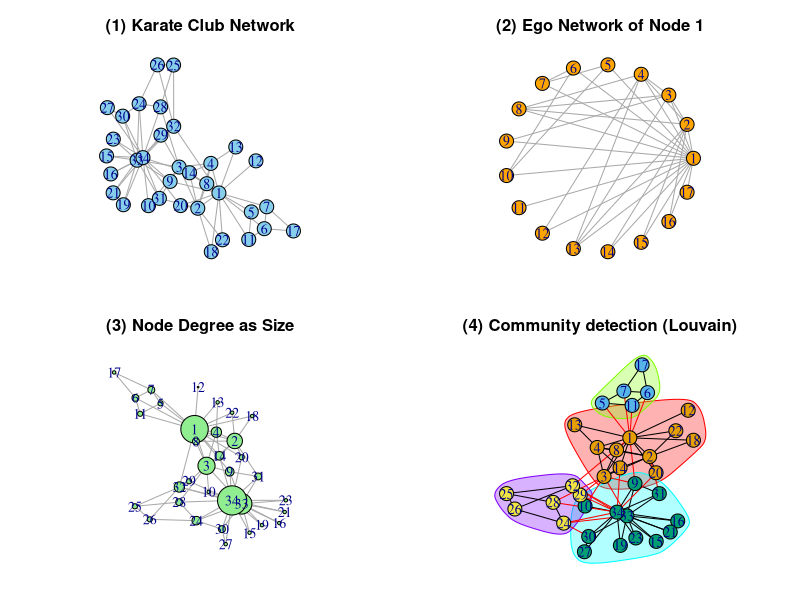

Reproduce this figure in R.
library(igraph)           
# Load igraph package for network analysis
# Zachary's Karate Club network

karate <- make_graph("Zachary") 

vertices_df <- data.frame(id = V(karate))
edges_df <- as_data_frame(karate, what = "edges")

print(vertices_df) # Node information (who is there)
print(edges_df)    # Edge information (who is connected to whom)

png("C:\\Users\\hanay\\Downloads\\karate_plot.png", width=1200, height=1600, res=72)
# Split screen into two rows and two columns
par(mfrow = c(2, 2), mar = c(2, 2, 3, 2)) 


# --------------------------------------------
# <1>
# Plot the network using a force-directed layout for better visualization
plot(
  karate,
  layout = layout_with_fr,    # Use Fruchterman-Reingold layout
  vertex.label = V(karate)$name,  # Show vertex names as labels
  vertex.color = "skyblue",   # Set vertex color to sky blue
  edge.arrow.size = 0.5,      # Adjust edge arrow size
  main = "(1) Karate Club Network" # Add title to the plot
)

# Calculate triad census to count the types of triads in the network
# This is an Undirected Graph
triad_census(karate)
# The “directional three-party relationship patterns” commonly used in directed graphs are not distinguished, and the number of triangular structures for undirected graphs is roughly counted.
# Return value: Returns the number of each of the 16 types of three-party relationship patterns as a vector.

# Calculate the global clustering coefficient to measure the overall tendency of triads to close
transitivity(karate, type = "global")
# An indicator that shows how connected the adjacent nodes of a given node are (i.e., how closed the triangle is).
# The higher the value, the more dense the group is, meaning that “friends of friends are also friends.”
#Return value: A value between 0 and 1, with values closer to 1 indicating a network with more triangles.
#For example, 0.2556818 indicates that triangles are formed with a density of approximately 25.5%.


# --------------------------------------------

# <2>
# Extract the ego network (1-step neighborhood) of node 1
ego_net <- make_ego_graph(karate, order = 1, nodes = 1)[[1]]

# Plot the ego network with a circular layout for clarity
plot(
  ego_net,
  layout = layout_in_circle,
  vertex.label = V(ego_net)$name,
  vertex.color = "orange",    # Color vertices orange
  main = "(2) Ego Network of Node 1" # Add title
)

# Calculate triad census on the ego network
triad_census(ego_net)
# Triad aggregation limited to the ego network within one step of Node 1.
# Calculations are performed only on the subnetwork consisting of Node 1 and the nodes directly connected to it.
vcount(ego_net)
# Partial network containing node 1 and 16 people directly connected to node 1
# There are a total of 680 groups when selecting three nodes from among 17 nodes.


# --------------------------------------------

# <3>
# Calculate degree (number of connections) for each vertex in the network
degree(karate)

# Visualize the network with vertex size proportional to degree
plot(
  karate,
  vertex.size = degree(karate) * 2,  # Scale vertex size by degree for visibility
  vertex.color = "lightgreen",        # Set vertex color to light green
  main = "(3) Node Degree as Size"        # Add title
)

# <4>
# Community detection (Louvain)
com <- cluster_louvain(karate)

# Visualize the community structure
plot(
  com,
  karate,
  vertex.label = V(karate),
  main = "(4) Community detection (Louvain)"
)

# --------------------------------------------

dev.off()
